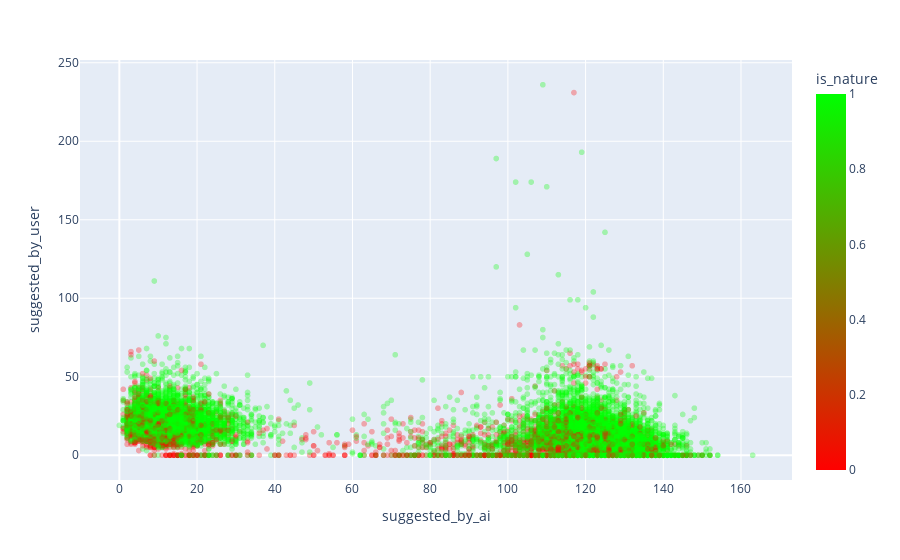

Notebook code cell kept with this figure:
### Code cell
import plotly.express as px

display(px.scatter(
    keywords_summary, 
    x="suggested_by_ai", 
    y="suggested_by_user", 
    # hover_name="photo_id",
    color="is_nature",
    opacity=0.3,
    color_continuous_scale=['#ff0000', '#00ff00'],
))

### Figure 1 — Plotly figure (JSON) as saved in the notebook; plotly's stock layout.template omitted (floating-point values rounded to 4 significant figures; data arrays with more than 128 entries replaced by an {"elided": "..."} marker saying what was removed)
{"data": [{"hovertemplate": "suggested_by_ai=%{x}<br>suggested_by_user=%{y}<br>is_nature=%{marker.color}<extra></extra>", "legendgroup": "", "marker": {"color": {"elided": "25000 int values"}, "coloraxis": "coloraxis", "opacity": 0.3, "symbol": "circle"}, "mode": "markers", "name": "", "showlegend": false, "type": "scattergl", "x": {"elided": "25000 int values"}, "xaxis": "x", "y": {"elided": "25000 int values"}, "yaxis": "y"}], "layout": {"coloraxis": {"colorbar": {"title": {"text": "is_nature"}}, "colorscale": [[0, "#ff0000"], [1, "#00ff00"]]}, "legend": {"tracegroupgap": 0}, "margin": {"t": 60}, "xaxis": {"anchor": "y", "domain": [0, 1], "title": {"text": "suggested_by_ai"}}, "yaxis": {"anchor": "x", "domain": [0, 1], "title": {"text": "suggested_by_user"}}}}
